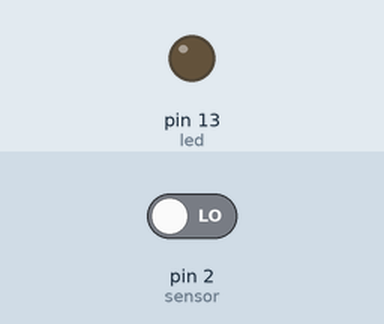
This sketch was run on a simulated Arduino Uno, built with avr-gcc and run on an emulated ATmega328P. Parts: output pins drawn as LEDs (lit = HIGH). Inputs (shaded band) come from the test bench; at power-on: pin 2 (sensor) LOW. What the sketch prints to the serial monitor is not drawn.

Above: at 1.2 s.
1.3 s: pin 2 (sensor) driven HIGH
At 2.5 s:
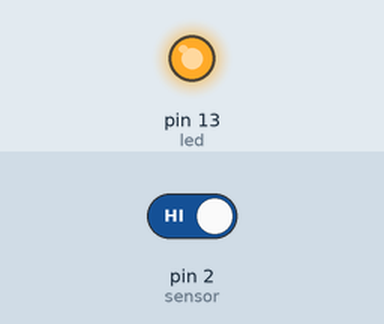
2.8 s: pin 2 (sensor) driven LOW
At 3.8 s:
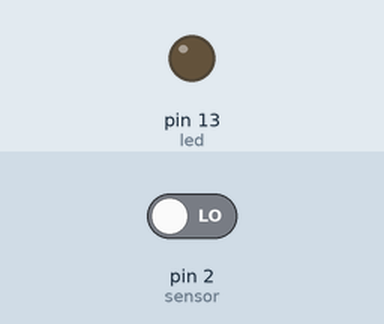
Timing chart, 0 to 5.8 s (numbered marks = the images above; inputs shaded):
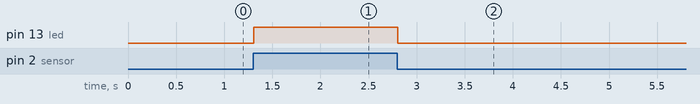

Measured:
- after the input at 1.3 s, pin 13 (led): LOW → HIGH at once
- after the input at 2.8 s, pin 13 (led): HIGH → LOW at once

The sketch:

pir_scan.ino
```cpp
int led = 13;
int sensor = 2;  // coonection of pins to load
int led2 = 7;
int pirstate = LOW;  // the nital state of the pir
void setup() {
  pinMode(led, OUTPUT);   // to output information to the user
  pinMode(sensor, INPUT);
  Serial.begin(9600); // calling the serial monitor
}
void loop() {
  int sensorval = digitalRead(sensor);  // new int that calls to sensor
  Serial.println(sensorval);

  if (sensorval == HIGH) {   // if the sensor is off
    digitalWrite(led, HIGH);  // the red led is on
    digitalWrite(led2, LOW);   // blue led is off

  }
  else {                         // else
    if (sensorval == LOW) {  // if the sensor is high
    digitalWrite(led, LOW);   // red led is off
    digitalWrite(led2, HIGH);  // blue led is on

}
}
}
/* furthur observations:
a serial monitor is a screen that displays information
of what is happening in the circuit and certain ints can be
displayed.  Pir scanner works by using the infared light
radiated by objects entering the range.
*/
```
